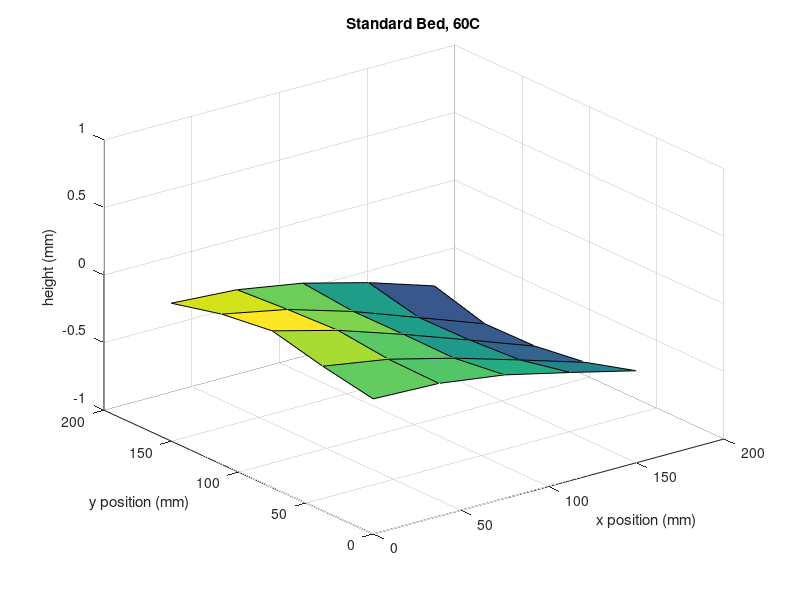

Source code (MATLAB):
X = [0, 37.5, 75, 112.5, 150, 0, 37.5, 75, 112.5, 150, 0, 37.5, 75, 112.5, 150,0, 37.5, 75, 112.5, 150,0, 37.5, 75, 112.5, 150,];
Y = [0, 0, 0, 0, 0, 37.5, 37.5, 37.5, 37.5, 37.5, 75, 75, 75, 75, 75, 112.5, 112.5, 112.5, 112.5, 112.5, 150, 150, 150, 150, 150];
Z = [0, -.017, -.086, -.2, -.319, .07, -.01, -.134, -.279, -.429, .16, .032, -.13, -.303, -.481, .112, .015, -.132, -.309, -.487, .021, -.011, -.094, -.222, -.378   ];
xr = reshape(X, 5, 5);
yr = reshape(Y, 5, 5);
zr = reshape(Z, 5, 5);
surf(xr, yr, zr)
zlim([-1 1])
xlabel('x position (mm)')
ylabel('y position (mm)')
zlabel('height (mm)')
title("Standard Bed, 60C");
